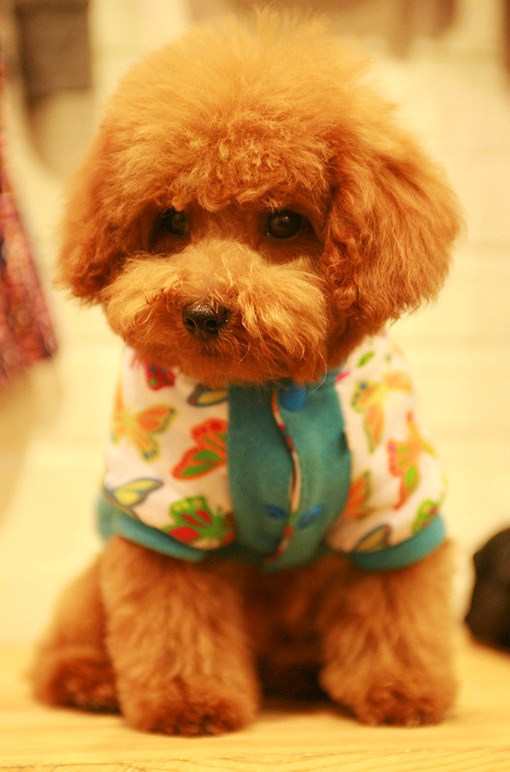
//> input picture 【OpenCv基础】第24讲 7种图像处理形态学（1）/C++/ConsoleApplication/ConsoleApplication/1.jpg, 510 x 772 px
$ ./ConsoleApplication   (built with g++ and OpenCV 4)
//> lines starting //> are read from the running program, lines starting //| are printed output that depends on the picture
#include <opencv2/core/core.hpp>
#include <opencv2/highgui/highgui.hpp>
#include <opencv2/imgproc/imgproc.hpp>

using namespace cv;

int main()
{
	// 载入原图
	Mat srcImage = imread("1.jpg");
//> srcImage is the input picture: 772 rows x 510 cols, CV_8UC3; mean B, G, R 73.8, 142.8, 198.9

	// 创建窗口
	namedWindow("【原图】");
	namedWindow("腐蚀【效果图】");
	namedWindow("膨胀【效果图】");

	// 显示原图
	imshow("【原图】", srcImage);

	// 定义核大小
	Mat element = getStructuringElement(MORPH_RECT, Size(15, 15));

	// 进行腐蚀操作
	Mat out1;
	erode(srcImage, out1, element);
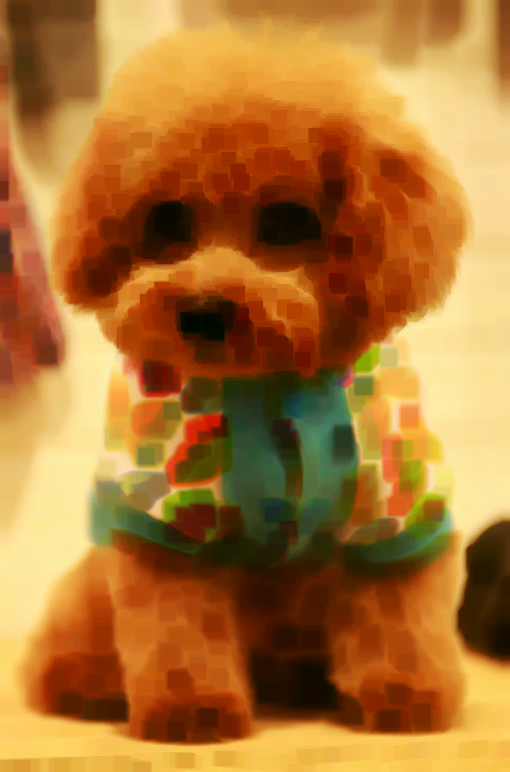
//> out1: 772 rows x 510 cols, CV_8UC3; mean B, G, R 51.2, 115.4, 172.2

	// 进行膨胀操作
	Mat out2;
	dilate(srcImage, out2, element);
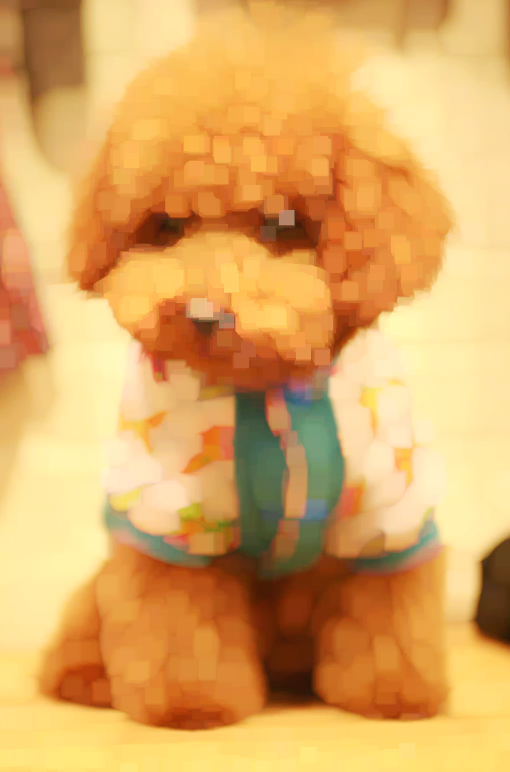
//> out2: 772 rows x 510 cols, CV_8UC3; mean B, G, R 97.6, 168.6, 221.2

	// 显示效果图
	imshow("腐蚀【效果图】", out1);
	imshow("膨胀【效果图】", out2);

	waitKey(0);
	return 0;
}
